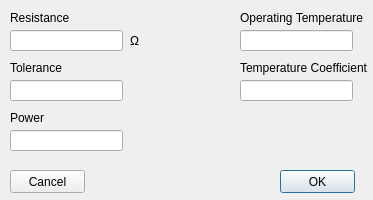
<?xml version="1.0" encoding="UTF-8"?>
<ui version="4.0">
 <class>resistor_dlg</class>
 <widget class="QDialog" name="resistor_dlg">
  <property name="geometry">
   <rect>
    <x>0</x>
    <y>0</y>
    <width>373</width>
    <height>200</height>
   </rect>
  </property>
  <property name="windowTitle">
   <string>Resistor Properties</string>
  </property>
  <widget class="QLabel" name="lbl_tempco">
   <property name="geometry">
    <rect>
     <x>240</x>
     <y>60</y>
     <width>131</width>
     <height>16</height>
    </rect>
   </property>
   <property name="text">
    <string>Temperature Coefficient</string>
   </property>
  </widget>
  <widget class="QLineEdit" name="box_tolerance">
   <property name="geometry">
    <rect>
     <x>10</x>
     <y>80</y>
     <width>113</width>
     <height>21</height>
    </rect>
   </property>
  </widget>
  <widget class="QLineEdit" name="box_operating_temp">
   <property name="geometry">
    <rect>
     <x>240</x>
     <y>30</y>
     <width>113</width>
     <height>21</height>
    </rect>
   </property>
  </widget>
  <widget class="QLineEdit" name="box_resistance">
   <property name="geometry">
    <rect>
     <x>10</x>
     <y>30</y>
     <width>113</width>
     <height>21</height>
    </rect>
   </property>
  </widget>
  <widget class="QLabel" name="lbl_resistance">
   <property name="geometry">
    <rect>
     <x>10</x>
     <y>10</y>
     <width>111</width>
     <height>16</height>
    </rect>
   </property>
   <property name="text">
    <string>Resistance</string>
   </property>
  </widget>
  <widget class="QLabel" name="lbl_operating_temp">
   <property name="geometry">
    <rect>
     <x>240</x>
     <y>10</y>
     <width>131</width>
     <height>16</height>
    </rect>
   </property>
   <property name="text">
    <string>Operating Temperature</string>
   </property>
  </widget>
  <widget class="QLabel" name="lbl_tolerance">
   <property name="geometry">
    <rect>
     <x>10</x>
     <y>60</y>
     <width>121</width>
     <height>16</height>
    </rect>
   </property>
   <property name="text">
    <string>Tolerance</string>
   </property>
  </widget>
  <widget class="QLineEdit" name="box_tempco">
   <property name="geometry">
    <rect>
     <x>240</x>
     <y>80</y>
     <width>113</width>
     <height>21</height>
    </rect>
   </property>
  </widget>
  <widget class="QLineEdit" name="box_power">
   <property name="geometry">
    <rect>
     <x>10</x>
     <y>130</y>
     <width>113</width>
     <height>21</height>
    </rect>
   </property>
  </widget>
  <widget class="QLabel" name="lbl_power">
   <property name="geometry">
    <rect>
     <x>10</x>
     <y>110</y>
     <width>121</width>
     <height>16</height>
    </rect>
   </property>
   <property name="text">
    <string>Power</string>
   </property>
  </widget>
  <widget class="QLabel" name="lbl_ohms">
   <property name="geometry">
    <rect>
     <x>130</x>
     <y>30</y>
     <width>47</width>
     <height>21</height>
    </rect>
   </property>
   <property name="text">
    <string>Ω</string>
   </property>
  </widget>
  <widget class="QPushButton" name="btn_OK">
   <property name="geometry">
    <rect>
     <x>280</x>
     <y>170</y>
     <width>75</width>
     <height>23</height>
    </rect>
   </property>
   <property name="text">
    <string>OK</string>
   </property>
  </widget>
  <widget class="QPushButton" name="btn_cancel">
   <property name="geometry">
    <rect>
     <x>10</x>
     <y>170</y>
     <width>75</width>
     <height>23</height>
    </rect>
   </property>
   <property name="text">
    <string>Cancel</string>
   </property>
  </widget>
 </widget>
 <tabstops>
  <tabstop>box_resistance</tabstop>
  <tabstop>box_tolerance</tabstop>
  <tabstop>box_power</tabstop>
  <tabstop>box_operating_temp</tabstop>
  <tabstop>box_tempco</tabstop>
  <tabstop>btn_OK</tabstop>
  <tabstop>btn_cancel</tabstop>
 </tabstops>
 <resources/>
 <connections/>
</ui>
